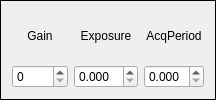
         <widget class="QFrame" name="frame">
          <property name="sizePolicy">
           <sizepolicy hsizetype="MinimumExpanding" vsizetype="Fixed">
            <horstretch>0</horstretch>
            <verstretch>0</verstretch>
           </sizepolicy>
          </property>
          <property name="minimumSize">
           <size>
            <width>216</width>
            <height>74</height>
           </size>
          </property>
          <property name="frameShape">
           <enum>QFrame::Box</enum>
          </property>
          <property name="frameShadow">
           <enum>QFrame::Plain</enum>
          </property>
          <layout class="QGridLayout" name="gridLayout_4">
           <item row="0" column="0">
            <layout class="QHBoxLayout" name="horizontalLayout_5">
             <item>
              <layout class="QVBoxLayout" name="verticalLayout_3">
               <item>
                <widget class="QLabel" name="label_2">
                 <property name="text">
                  <string>Gain</string>
                 </property>
                 <property name="alignment">
                  <set>Qt::AlignCenter</set>
                 </property>
                </widget>
               </item>
               <item>
                <widget class="QESpinBox" name="qespinbox">
                 <property name="minimumSize">
                  <size>
                   <width>40</width>
                   <height>0</height>
                  </size>
                 </property>
                 <property name="focusPolicy">
                  <enum>Qt::ClickFocus</enum>
                 </property>
                 <property name="buttonSymbols">
                  <enum>QAbstractSpinBox::UpDownArrows</enum>
                 </property>
                 <property name="decimals">
                  <number>0</number>
                 </property>
                 <property name="maximum">
                  <double>31.000000000000000</double>
                 </property>
                 <property name="variable" stdset="0">
                  <string>$(P):cam1:Gain</string>
                 </property>
                 <property name="variableSubstitutions" stdset="0">
                  <string>P=CPS1</string>
                 </property>
                 <property name="displayAlarmState">
                  <bool>false</bool>
                 </property>
                 <property name="useDbPrecision" stdset="0">
                  <bool>false</bool>
                 </property>
                </widget>
               </item>
              </layout>
             </item>
             <item>
              <layout class="QVBoxLayout" name="verticalLayout_4">
               <item>
                <widget class="QLabel" name="label_3">
                 <property name="text">
                  <string>Exposure</string>
                 </property>
                 <property name="alignment">
                  <set>Qt::AlignCenter</set>
                 </property>
                </widget>
               </item>
               <item>
                <widget class="QESpinBox" name="qespinbox_3">
                 <property name="minimumSize">
                  <size>
                   <width>60</width>
                   <height>0</height>
                  </size>
                 </property>
                 <property name="focusPolicy">
                  <enum>Qt::ClickFocus</enum>
                 </property>
                 <property name="buttonSymbols">
                  <enum>QAbstractSpinBox::UpDownArrows</enum>
                 </property>
                 <property name="correctionMode">
                  <enum>QAbstractSpinBox::CorrectToNearestValue</enum>
                 </property>
                 <property name="decimals">
                  <number>3</number>
                 </property>
                 <property name="minimum">
                  <double>0.000000000000000</double>
                 </property>
                 <property name="maximum">
                  <double>31.000000000000000</double>
                 </property>
                 <property name="singleStep">
                  <double>0.010000000000000</double>
                 </property>
                 <property name="variable" stdset="0">
                  <string>$(P):cam1:AcquireTime</string>
                 </property>
                 <property name="variableSubstitutions" stdset="0">
                  <string>P=CPS1</string>
                 </property>
                 <property name="displayAlarmState">
                  <bool>false</bool>
                 </property>
                 <property name="value">
                  <double>0.000000000000000</double>
                 </property>
                </widget>
               </item>
              </layout>
             </item>
             <item>
              <layout class="QVBoxLayout" name="verticalLayout_5">
               <item>
                <widget class="QLabel" name="label_8">
                 <property name="text">
                  <string>AcqPeriod</string>
                 </property>
                 <property name="alignment">
                  <set>Qt::AlignCenter</set>
                 </property>
                </widget>
               </item>
               <item>
                <widget class="QESpinBox" name="qespinbox_4">
                 <property name="minimumSize">
                  <size>
                   <width>60</width>
                   <height>0</height>
                  </size>
                 </property>
                 <property name="focusPolicy">
                  <enum>Qt::ClickFocus</enum>
                 </property>
                 <property name="buttonSymbols">
                  <enum>QAbstractSpinBox::UpDownArrows</enum>
                 </property>
                 <property name="correctionMode">
                  <enum>QAbstractSpinBox::CorrectToNearestValue</enum>
                 </property>
                 <property name="decimals">
                  <number>3</number>
                 </property>
                 <property name="minimum">
                  <double>0.000000000000000</double>
                 </property>
                 <property name="maximum">
                  <double>1.000000000000000</double>
                 </property>
                 <property name="singleStep">
                  <double>0.010000000000000</double>
                 </property>
                 <property name="variable" stdset="0">
                  <string>$(P):cam1:AcquirePeriod</string>
                 </property>
                 <property name="variableSubstitutions" stdset="0">
                  <string>P=CPS1</string>
                 </property>
                 <property name="displayAlarmState">
                  <bool>false</bool>
                 </property>
                 <property name="value">
                  <double>0.000000000000000</double>
                 </property>
                </widget>
               </item>
              </layout>
             </item>
            </layout>
           </item>
          </layout>
         </widget>
